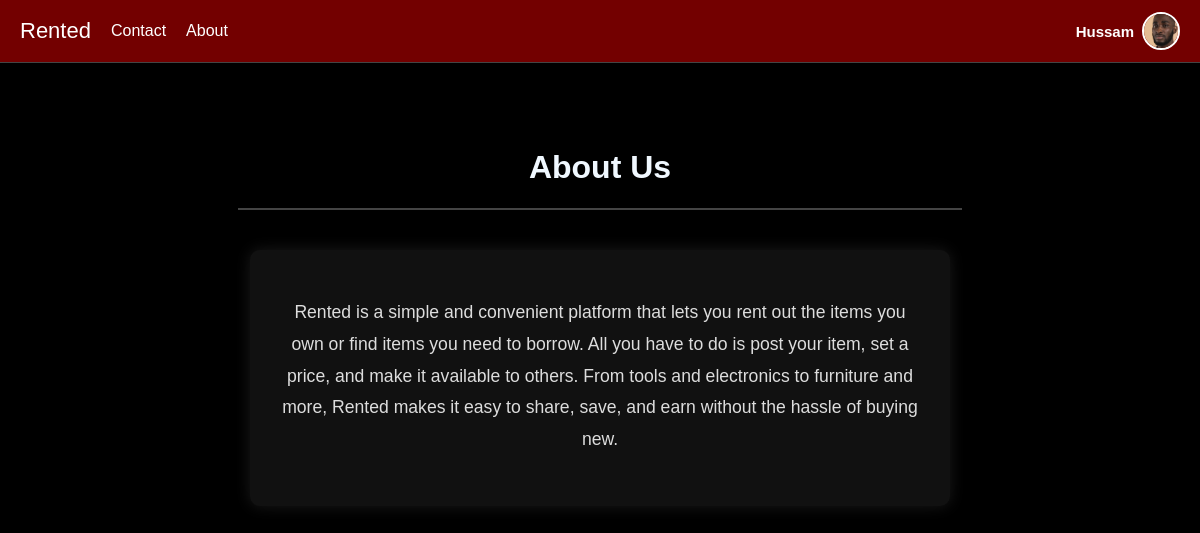
The app's page /about (signed in) with its own data.
### app.py (models this page shows)
class User(db.Model):
    id = db.Column(db.Integer, primary_key=True)
    username = db.Column(db.String(150), unique=True, nullable=False)
    email = db.Column(db.String(150), unique=True, nullable=True)
    password = db.Column(db.String(150), nullable=False)
    profile_pic = db.Column(db.String(300), default="profile_pics/default.png")
    is_admin = db.Column(db.Boolean, default=False)
    created_at = db.Column(db.DateTime, default=datetime.utcnow)
    listings = db.relationship("Listing", backref="user", cascade="all, delete-orphan")

### app.py (the view)
@app.route("/about")
def about():
    return render_template("about.html")

### app.py (called while the page is built)
@app.context_processor
def inject_user():
    if "user_id" in session:
        user = User.query.get(session["user_id"])
        return dict(user=user)
    return dict(user=None)

### templates/about.html (shortened to what this page needs)
{% extends "base.html" %}
{% block content %}
<div class="container">
    <h1 style="color: aliceblue; text-align: center;">About Us</h1>
    <hr>
    <div class="page-content">
        <p>
            Rented is a simple and convenient platform that lets you rent out the items you own
            or find items you need to borrow. All you have to do is post your item, set a price,
            and make it available to others. From tools and electronics to furniture and more,
            Rented makes it easy to share, save, and earn without the hassle of buying new.
        </p>
    </div>
</div>
{% endblock %}

### templates/base.html (shortened to what this page needs)
<!DOCTYPE html>
<html lang="en">
<head>
</head>
<body>
  <nav class="navbar">
    <div class="nav-left">
      <a href="{{ url_for('home') }}" class="logo">Rented</a>
      <a href="{{ url_for('contact') }}">Contact</a>
      <a href="{{ url_for('about') }}">About</a>
    </div>
    <div class="nav-right">
      {% if session.get('user_id') %}
        <div class="user-info">
          <span class="username">{{ user.username }}</span>
          <img src="{{ url_for('static', filename=user.profile_pic) }}" alt="Profile" class="profile-pic">
        </div>
      {% else %}
        <div class="auth-buttons">
          <a href="{{ url_for('login') }}" class="auth-link">Login</a>
          <a href="{{ url_for('signup') }}" class="auth-link">Sign Up</a>
        </div>
      {% endif %}
    </div>
  </nav>
  <div class="container">
    {% block content %}{% endblock %}
  </div>
</body>
</html>

### templates/base.html (style rules this page uses)
*, *::before, *::after { box-sizing: border-box; }
body { margin: 0; font-family: Arial, sans-serif; background: #000; color: #fff; min-height: 100vh; padding-top: 80px; }
a { text-decoration: none; color: inherit; }
.navbar { display: flex; justify-content: space-between; align-items: center; background: #730000; padding: 12px 20px; position: fixed; top: 0; left: 0; right: 0; z-index: 1000; border-bottom: 1px solid #444; }
.nav-left { display: flex; align-items: center; gap: 20px; }
.navbar a { color: #fff; font-weight: 500; }
.logo { font-family: 'Arial Black', sans-serif; font-size: 22px; color: #000; }
.user-info { display: flex; align-items: center; gap: 8px; position: relative; }
.username { font-weight: bold; font-size: 15px; }
.profile-pic { width: 38px; height: 38px; border-radius: 50%; object-fit: cover; cursor: pointer; border: 2px solid #fff; }
.container { max-width: 1000px; margin: 0 auto; padding: 24px; }

### templates/about.html (style rules this page uses)
.page-content { padding: 30px; max-width: 700px; margin: 40px auto; text-align: center; background-color: #111; border-radius: 10px; box-shadow: 0 0 15px rgba(255, 255, 255, 0.1); transition: transform 0.3s ease; }
.page-content p { line-height: 1.8; margin-bottom: 20px; color: #ddd; font-size: 1.1em; }
hr { border: none; height: 2px; background-color: #444; margin: 20px auto; width: 80%; }

### records on screen
User: username "Hussam", profile_pic (picture)
